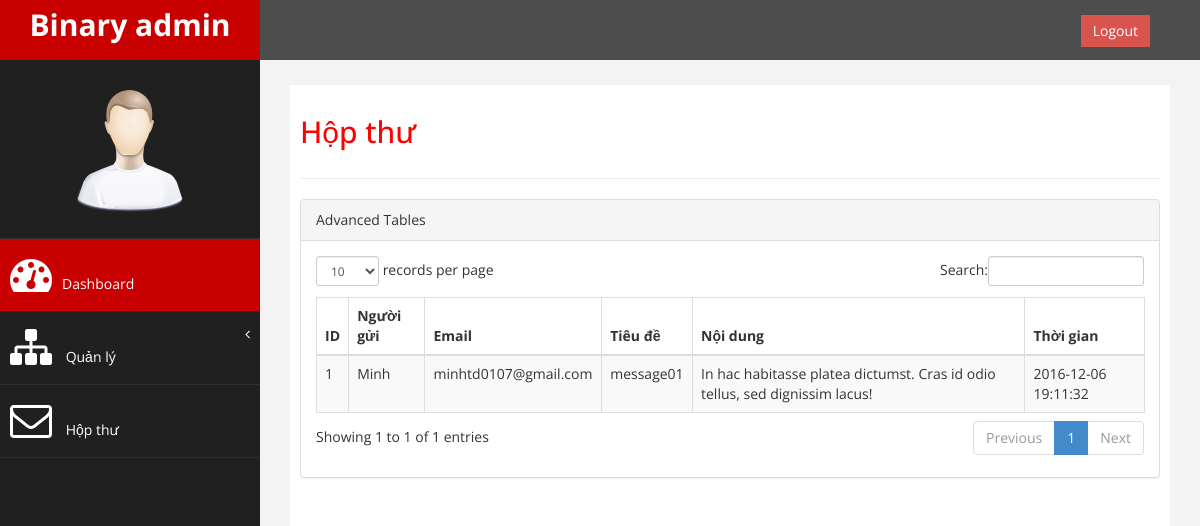
Page /admin/inbox (signed in) on the committed database.
### tables this page shows
CREATE TABLE `hopthu` (
  `id` int(11) NOT NULL,
  `nguoiGui` varchar(32) NOT NULL,
  `email` varchar(255) NOT NULL,
  `tieuDe` varchar(255) NOT NULL,
  `noiDung` text NOT NULL,
  `time` datetime NOT NULL DEFAULT CURRENT_TIMESTAMP
);

### class/database.class.php (called while the page is built, shortened)
<?php
  class database {
    protected $pdo;
    function __construct(){
      $this->pdo = new PDO("mysql:host=localhost; dbname=caycanh", "root", "");
      $this->pdo->query("set names 'utf8' ");
    }
    function query($sql, $arr=array()){
      $stm = $this->pdo->prepare($sql);
  		$stm->execute($arr);
  		return $stm->fetchAll(PDO::FETCH_ASSOC);
    }
  }
 ?>

### class/message.class.php (called while the page is built, shortened)
<?php
class Message extends Database
{
  public function get100Messages($page = 0)
  {
    $messages = array();
    $rows = $this->query("SELECT * FROM hopthu ORDER BY time LIMIT ".($page*100).",100");
    foreach ($rows as $r ) {
      $message['id'] = $r['id'];
      $message['sender'] = $r['nguoiGui'];
      $message['email'] = $r['email'];
      $message['subject'] = $r['tieuDe'];
      $message['content'] = $r['noiDung'];
      $message['time'] = $r['time'];
      $messages[] = $message;
    }
    return $messages;
  }
}
?>

### admin/module/inbox/index.php (the view)
<div id="page-inner">
<div class="row">
    <div class="col-md-12">
      <h2>Hộp thư</h2>
    </div>
</div>
<hr />
<div class="row">
    <div class="col-md-12">
        <div class="panel panel-default">
            <div class="panel-heading">
                 Advanced Tables
            </div>
            <div class="panel-body">
                <div class="table-responsive">
                    <table class="table table-striped table-bordered table-hover" id="dataTables-example">
                        <thead>
                            <tr>
                                <th>ID</th>
                                <th>Người gửi</th>
                                <th>Email</th>
                                <th>Tiêu đề</th>
                                <th>Nội dung</th>
                                <th>Thời gian</th>
                            </tr>
                        </thead>
                        <tbody>
                          <?php
                            $db = new Message();
                            $messages = $db->get100Messages();
                            foreach ($messages as $m) {
                              echo '<tr><td>'.$m['id'].'</td>';
                              echo '<td>'.$m['sender'].'</td>';
                              echo '<td>'.$m['email'].'</td>';
                              echo '<td>'.$m['subject'].'</td>';
                              echo '<td>'.$m['content'].'</td>';
                              echo '<td>'.$m['time'].'</td></tr>';
                            }
                          ?>
                        </tbody>
                    </table>
                </div>
            </div>
        </div>
    </div>
</div>
</div>

### admin/assets/css/custom.css (style rules this page uses)
body { font-family: 'Open Sans', sans-serif; }
#page-inner { width:100%; margin:10px 20px 10px 0px; background-color:#fff!important; padding:10px; min-height:1200px; }
h2 { color: #f00; }

### rows in the picture
hopthu: id "1", nguoiGui "Minh", email "minhtd0107@gmail.com", tieuDe "message01", noiDung "In hac habitasse platea dictumst. Cras id odio tellus, sed dignissim lacus!", time "2016-12-06 19:11:32"
